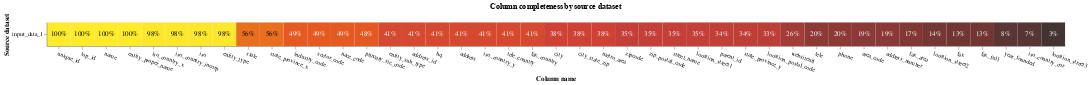

Notebook cell for this chart:
### Code cell
completeness_chart(b_clean, db_api=db_api)

### Figure 1 — Vega-Lite specification as saved in the notebook (floating-point values rounded to 4 significant figures)
{"config": {"view": {"continuousWidth": 400, "continuousHeight": 300}}, "layer": [{"mark": "rect", "encoding": {"color": {"field": "completeness", "legend": null, "scale": {"scheme": "darkred", "zero": true}, "type": "quantitative"}, "tooltip": [{"field": "source_dataset", "title": "Source dataset", "type": "nominal"}, {"field": "total_rows_inc_nulls", "format": ",", "title": "# of records", "type": "quantitative"}, {"field": "column_name", "title": "Column name", "type": "nominal"}, {"field": "total_null_rows", "format": ",", "title": "# of nulls", "type": "quantitative"}, {"field": "completeness", "format": ".1%", "type": "quantitative"}], "x": {"axis": {"labelAngle": 20}, "field": "column_name", "sort": {"field": "mean_comp", "order": "descending"}, "title": "Column name", "type": "nominal"}, "y": {"field": "source_dataset", "title": "Source dataset", "type": "nominal"}}, "title": "Column completeness by source dataset", "transform": [{"joinaggregate": [{"op": "mean", "field": "completeness", "as": "mean_comp"}], "groupby": ["column_name"]}]}, {"mark": {"type": "text"}, "encoding": {"color": {"condition": {"test": "datum['completeness'] < 0.5", "value": "white"}, "value": "black"}, "text": {"field": "completeness", "format": ".0%", "type": "quantitative"}, "x": {"axis": {"labelAngle": 0}, "field": "column_name", "sort": {"field": "mean_comp", "order": "descending"}, "type": "nominal"}, "y": {"field": "source_dataset", "type": "nominal"}}, "transform": [{"joinaggregate": [{"op": "mean", "field": "completeness", "as": "mean_comp"}], "groupby": ["column_name"]}]}], "data": {"name": "data-999e4c59a19be8136551b309b79e8056"}, "height": {"step": 40}, "width": {"step": 40}, "$schema": "https://vega.github.io/schema/vega-lite/v5.9.3.json", "datasets": {"data-999e4c59a19be8136551b309b79e8056": [{"source_dataset": "input_data_1", "column_name": "unique_id", "total_null_rows": 0, "total_rows_inc_nulls": 196498, "completeness": 1.0}, {"source_dataset": "input_data_1", "column_name": "parent_id", "total_null_rows": 128749, "total_rows_inc_nulls": 196498, "completeness": 0.3448}, {"source_dataset": "input_data_1", "column_name": "top_id", "total_null_rows": 0, "total_rows_inc_nulls": 196498, "completeness": 1.0}, {"source_dataset": "input_data_1", "column_name": "name", "total_null_rows": 0, "total_rows_inc_nulls": 196498, "completeness": 1.0}, {"source_dataset": "input_data_1", "column_name": "entity_proper_name", "total_null_rows": 0, "total_rows_inc_nulls": 196498, "completeness": 1.0}, {"source_dataset": "input_data_1", "column_name": "primary_sic_code", "total_null_rows": 101255, "total_rows_inc_nulls": 196498, "completeness": 0.4847}, {"source_dataset": "input_data_1", "column_name": "industry_code", "total_null_rows": 100404, "total_rows_inc_nulls": 196498, "completeness": 0.489}, {"source_dataset": "input_data_1", "column_name": "sector_code", "total_null_rows": 100404, "total_rows_inc_nulls": 196498, "completeness": 0.489}, {"source_dataset": "input_data_1", "column_name": "iso_country_x", "total_null_rows": 3257, "total_rows_inc_nulls": 196498, "completeness": 0.9834}, {"source_dataset": "input_data_1", "column_name": "metro_area", "total_null_rows": 121110, "total_rows_inc_nulls": 196498, "completeness": 0.3837}, {"source_dataset": "input_data_1", "column_name": "state_province_x", "total_null_rows": 87204, "total_rows_inc_nulls": 196498, "completeness": 0.5562}, {"source_dataset": "input_data_1", "column_name": "zip_postal_code", "total_null_rows": 127201, "total_rows_inc_nulls": 196498, "completeness": 0.3527}, {"source_dataset": "input_data_1", "column_name": "websiteurl", "total_null_rows": 145687, "total_rows_inc_nulls": 196498, "completeness": 0.2586}, {"source_dataset": "input_data_1", "column_name": "entity_type", "total_null_rows": 3372, "total_rows_inc_nulls": 196498, "completeness": 0.9828}, {"source_dataset": "input_data_1", "column_name": "entity_sub_type", "total_null_rows": 115356, "total_rows_inc_nulls": 196498, "completeness": 0.4129}, {"source_dataset": "input_data_1", "column_name": "year_founded", "total_null_rows": 181544, "total_rows_inc_nulls": 196498, "completeness": 0.0761}, {"source_dataset": "input_data_1", "column_name": "iso_country_incorp", "total_null_rows": 3257, "total_rows_inc_nulls": 196498, "completeness": 0.9834}, {"source_dataset": "input_data_1", "column_name": "iso_country_cor", "total_null_rows": 182661, "total_rows_inc_nulls": 196498, "completeness": 0.07042}, {"source_dataset": "input_data_1", "column_name": "nace_code", "total_null_rows": 100422, "total_rows_inc_nulls": 196498, "completeness": 0.4889}, {"source_dataset": "input_data_1", "column_name": "address_id", "total_null_rows": 115357, "total_rows_inc_nulls": 196498, "completeness": 0.4129}, {"source_dataset": "input_data_1", "column_name": "city", "total_null_rows": 121006, "total_rows_inc_nulls": 196498, "completeness": 0.3842}, {"source_dataset": "input_data_1", "column_name": "state_province_y", "total_null_rows": 129677, "total_rows_inc_nulls": 196498, "completeness": 0.3401}, {"source_dataset": "input_data_1", "column_name": "location_postal_code", "total_null_rows": 131493, "total_rows_inc_nulls": 196498, "completeness": 0.3308}, {"source_dataset": "input_data_1", "column_name": "city_state_zip", "total_null_rows": 121006, "total_rows_inc_nulls": 196498, "completeness": 0.3842}, {"source_dataset": "input_data_1", "column_name": "location_street1", "total_null_rows": 127591, "total_rows_inc_nulls": 196498, "completeness": 0.3507}, {"source_dataset": "input_data_1", "column_name": "location_street2", "total_null_rows": 168603, "total_rows_inc_nulls": 196498, "completeness": 0.142}, {"source_dataset": "input_data_1", "column_name": "location_street3", "total_null_rows": 190500, "total_rows_inc_nulls": 196498, "completeness": 0.03052}, {"source_dataset": "input_data_1", "column_name": "iso_country_y", "total_null_rows": 115368, "total_rows_inc_nulls": 196498, "completeness": 0.4129}, {"source_dataset": "input_data_1", "column_name": "tele_country", "total_null_rows": 115372, "total_rows_inc_nulls": 196498, "completeness": 0.4129}, {"source_dataset": "input_data_1", "column_name": "area_code", "total_null_rows": 158273, "total_rows_inc_nulls": 196498, "completeness": 0.1945}, {"source_dataset": "input_data_1", "column_name": "tele", "total_null_rows": 156234, "total_rows_inc_nulls": 196498, "completeness": 0.2049}, {"source_dataset": "input_data_1", "column_name": "phone", "total_null_rows": 156234, "total_rows_inc_nulls": 196498, "completeness": 0.2049}, {"source_dataset": "input_data_1", "column_name": "fax_country", "total_null_rows": 115518, "total_rows_inc_nulls": 196498, "completeness": 0.4121}, {"source_dataset": "input_data_1", "column_name": "fax_area", "total_null_rows": 162714, "total_rows_inc_nulls": 196498, "completeness": 0.1719}, {"source_dataset": "input_data_1", "column_name": "fax", "total_null_rows": 171602, "total_rows_inc_nulls": 196498, "completeness": 0.1267}, {"source_dataset": "input_data_1", "column_name": "fax_full", "total_null_rows": 171602, "total_rows_inc_nulls": 196498, "completeness": 0.1267}, {"source_dataset": "input_data_1", "column_name": "hq", "total_null_rows": 115357, "total_rows_inc_nulls": 196498, "completeness": 0.4129}, {"source_dataset": "input_data_1", "column_name": "address", "total_null_rows": 115357, "total_rows_inc_nulls": 196498, "completeness": 0.4129}, {"source_dataset": "input_data_1", "column_name": "iso", "total_null_rows": 3257, "total_rows_inc_nulls": 196498, "completeness": 0.9834}, {"source_dataset": "input_data_1", "column_name": "state", "total_null_rows": 87169, "total_rows_inc_nulls": 196498, "completeness": 0.5564}, {"source_dataset": "input_data_1", "column_name": "zipcode", "total_null_rows": 127154, "total_rows_inc_nulls": 196498, "completeness": 0.3529}, {"source_dataset": "input_data_1", "column_name": "address_number", "total_null_rows": 158313, "total_rows_inc_nulls": 196498, "completeness": 0.1943}, {"source_dataset": "input_data_1", "column_name": "street_name", "total_null_rows": 127589, "total_rows_inc_nulls": 196498, "completeness": 0.3507}]}}
